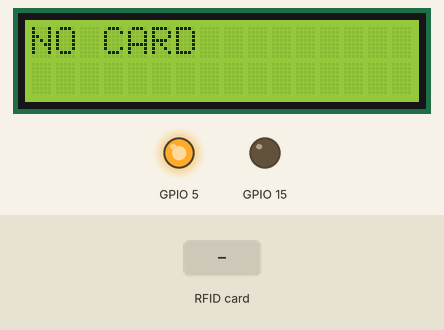
Simulated run of this sketch. Board: ESP32. On the bench: 16×2 character LCD, output pins drawn as LEDs (lit = HIGH). The inputs (shaded band) are chosen by the test bench. WiFi joins after 1.5 s; servers stay silent unless stated; network time is answered at once with the bench clock; uploads are accepted with an empty reply; the local clock reads 2024-03-15 10:24:30 at power-on unless the sketch sets it; what the sketch prints to the serial monitor is not drawn.

Above: at 2.7 s.
2.8 s: RFID card 5E 7A 19 C4 held to the reader
At 2.97 s:
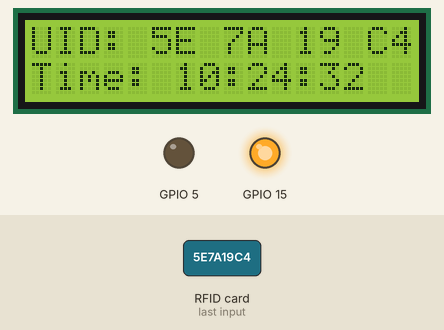
4.5 s: RFID card 5E 7A 19 C4 held to the reader
At 4.63 s:
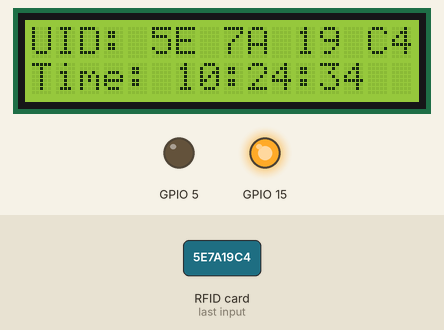
Timing chart, 0 to 7.5 s (numbered marks = the images above; inputs shaded):
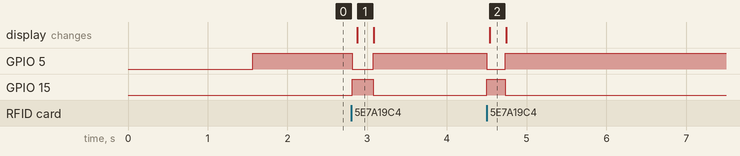

The sketch:

NFC.ino
```cpp
 #include <WiFi.h>
#include <HTTPClient.h>
#include <ArduinoJson.h>
#include <Wire.h>
#include <PN532_I2C.h>
#include <PN532.h>
#include <NfcAdapter.h>
#include <NTPClient.h>
#include <WiFiUdp.h>
#include <LiquidCrystal_I2C.h> // Include the LiquidCrystal library for I2C

WiFiUDP ntpUDP;
NTPClient timeClient(ntpUDP);

PN532_I2C pn532_i2c(Wire);
NfcAdapter nfc = NfcAdapter(pn532_i2c);

String formattedDate;
String dayStamp;
String timeStamp;
String uid;

const char* ssid = "FM";
const char* password = "pashaejojo123";
const char* Server = "https://api.siiha.id/api/absensi-siswa";

// Define LCD properties
LiquidCrystal_I2C lcd(0x27, 16, 2); // Address 0x27, 16 columns, 2 rows

void setup() {
  Serial.begin(115200);
  pinMode(15, OUTPUT);
  pinMode(5, OUTPUT);

  // Initialize LCD
  lcd.init();
  lcd.backlight();

  Serial.printf("connecting to %s ", ssid);
  WiFi.begin(ssid, password);
  Serial.print("Connecting to Wi-Fi");
  while (WiFi.status() != WL_CONNECTED) {
    Serial.print(".");
  }
  Serial.println();
  Serial.print("Connected with IP: ");
  Serial.println(WiFi.localIP());
  Serial.println();
  timeClient.begin();
  timeClient.setTimeOffset(25200);
  Serial.println("NDEF Reader");

  nfc.begin();
}

void loop() {
  digitalWrite(5, HIGH);
  digitalWrite(15, LOW);

  lcd.clear(); // Clear LCD display
  lcd.setCursor(0, 0);
  lcd.print("NO CARD");

  dayStamp = "Kosong";
  if (nfc.tagPresent()) {
    NfcTag tag = nfc.read();
    //tag.print();
    uid = tag.getUidString();
    Serial.println(uid);
    digitalWrite(5, LOW);
    digitalWrite(15, HIGH);

    timeClient.update();
    timeStamp = timeClient.getFormattedTime();
    Serial.println(timeStamp);

    lcd.clear(); // Clear LCD display
    lcd.setCursor(0, 0);
    lcd.print("UID: ");
    lcd.setCursor(5, 0);
    lcd.print(uid);

    lcd.setCursor(0, 1);
    lcd.print("Time: ");
    lcd.setCursor(6, 1);
    lcd.print(timeStamp);

    HTTPClient http;

    DynamicJsonDocument jsonDoc(200); // Adjust the size based on your data
    jsonDoc["uid_kartu"] = uid;
    jsonDoc["tanggal"] = dayStamp;
    jsonDoc["waktu"] = timeStamp;

    String payload;
    serializeJson(jsonDoc, payload);

    http.begin(Server);
    http.addHeader("Content-Type", "application/json");
    int httpResponseCode = http.POST(payload);

    if (httpResponseCode > 0) {
      String response = http.getString();
      Serial.println("Response Code : " + String(httpResponseCode));
      Serial.println(response);
    } else {
      Serial.print("Error on sending POST: ");
      Serial.println("Respon Code : " + String(httpResponseCode));
    }
    http.end();
  }
}
```

Measured:
- after the input at 2.8 s, GPIO 5: HIGH → LOW at once, → HIGH 0.26 s later; GPIO 15: LOW → HIGH at once, → LOW 0.26 s later; the display: changes after 0.07 s (image 1)
- after the input at 4.5 s, GPIO 5: HIGH → LOW at once, → HIGH 0.23 s later; GPIO 15: LOW → HIGH at once, → LOW 0.23 s later; the display: changes at once (image 2)
